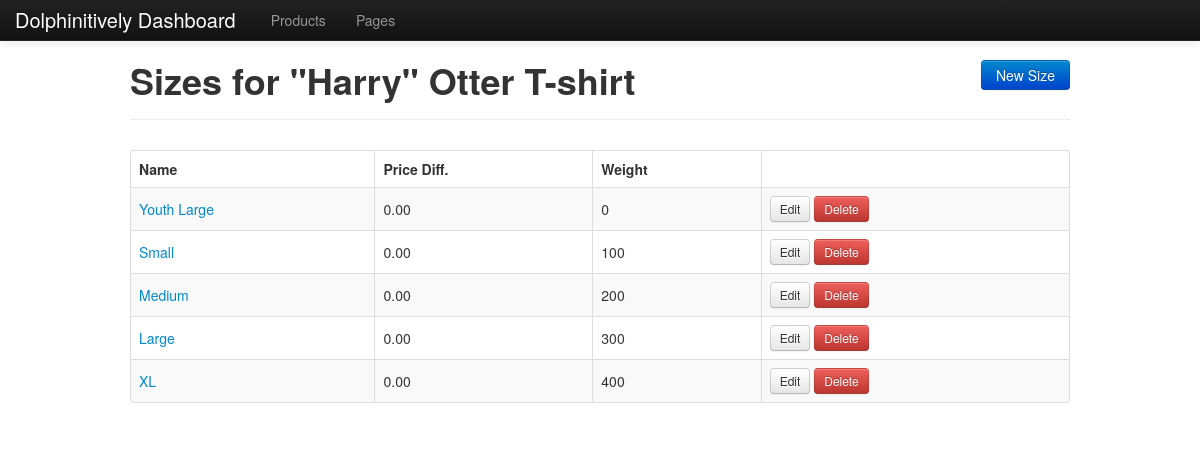
Page /admin/sizes.php?product_id=4 on the committed database.
### tables this page shows
CREATE TABLE IF NOT EXISTS `sizes` (
  `id` int(11) NOT NULL AUTO_INCREMENT,
  `name` varchar(64) NOT NULL,
  `price_difference` decimal(10,2) NOT NULL DEFAULT '0.00',
  `product_id` int(11) NOT NULL,
  `weight` int(11) NOT NULL DEFAULT '0',
  `created_at` timestamp NOT NULL DEFAULT CURRENT_TIMESTAMP,
  PRIMARY KEY (`id`)
);

### templates/admin/sizes/index.php (the view, shortened to what this page needs)
<div class="page-header">
	<a href="sizes.php?action=new&amp;product_id=<?= h($product['id']) ?>" class="btn btn-primary pull-right">New Size</a>
	<h1><?= h($page_title) ?></h1>
</div>
<?php if ( $sizes ): ?>
	<table class="table table-striped table-bordered">
		<thead>
			<tr>
				<th>Name</th>
				<th>Price Diff.</th>
				<th>Weight</th>
				<th></th>
			</tr>
		</thead>
		<tbody>
			<?php foreach ( $sizes as $size ): ?>
				<tr>
					<td><a href="sizes.php?id=<?= h($size['id']) ?>&amp;action=show&amp;product_id=<?= h($product['id']) ?>"><?= h($size['name']) ?></a></td>
					<td><?= number_format($size['price_difference'], 2) ?></td>
					<td><?= h($size['weight']) ?></td>
					<td>
						<a class="btn btn-small" href="sizes.php?action=edit&amp;id=<?= $size['id'] ?>&amp;product_id=<?= h($product['id']) ?>">Edit</a>
						<a class="btn btn-small btn-danger" href="sizes.php?action=delete&amp;id=<?= $size['id'] ?>&amp;product_id=<?= h($product['id']) ?>" onclick="return confirm('Are you sure?')">Delete</a>
					</td>
				</tr>
			<?php endforeach; ?>
		</tbody>
	</table>
<?php else:  ?>
	<p>No sizes found for this product!</p>
<?php endif; ?>

### css/style.css (style rules this page uses)
body { padding-top: 40px; padding-bottom: 40px; }
body.admin table td { vertical-align: middle; }
body.admin .page-header a.btn { margin-left: 4px; }

### rows in the picture
sizes: name "Youth Large", price_difference "0.00", weight "0"
sizes: name "Small", price_difference "0.00", weight "100"
sizes: name "Medium", price_difference "0.00", weight "200"
sizes: name "Large", price_difference "0.00", weight "300"
sizes: name "XL", price_difference "0.00", weight "400"

### other values in the picture
$page_title "Sizes for \"Harry\" Otter T-shirt"
